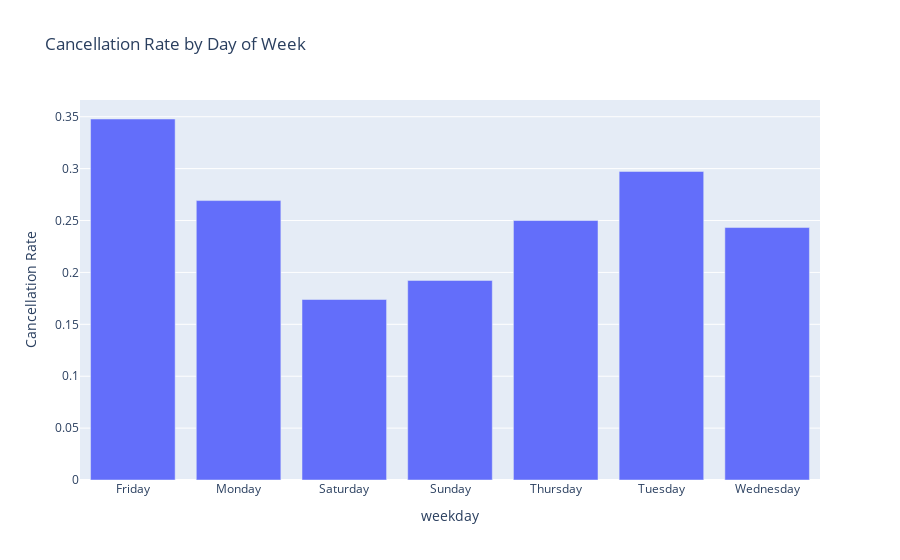

This figure's notebook cell:
### Code cell
weekday_cancel = full_data.groupby('weekday')['is_cancelled'].mean().reset_index()

fig = px.bar(weekday_cancel, x='weekday', y='is_cancelled',
             title='Cancellation Rate by Day of Week',
             labels={'is_cancelled': 'Cancellation Rate'})
fig.show()

### Figure 1 — Plotly figure (JSON) as saved in the notebook; plotly's stock layout.template omitted (floating-point values rounded to 4 significant figures)
{"data": [{"alignmentgroup": "True", "hovertemplate": "weekday=%{x}<br>Cancellation Rate=%{y}<extra></extra>", "legendgroup": "", "marker": {"color": "#636efa", "pattern": {"shape": ""}}, "name": "", "offsetgroup": "", "orientation": "v", "showlegend": false, "textposition": "auto", "type": "bar", "x": ["Friday", "Monday", "Saturday", "Sunday", "Thursday", "Tuesday", "Wednesday"], "xaxis": "x", "y": [0.3478, 0.2692, 0.1739, 0.1923, 0.25, 0.2973, 0.2432], "yaxis": "y"}], "layout": {"barmode": "relative", "legend": {"tracegroupgap": 0}, "title": {"text": "Cancellation Rate by Day of Week"}, "xaxis": {"anchor": "y", "domain": [0, 1], "title": {"text": "weekday"}}, "yaxis": {"anchor": "x", "domain": [0, 1], "title": {"text": "Cancellation Rate"}}}}
